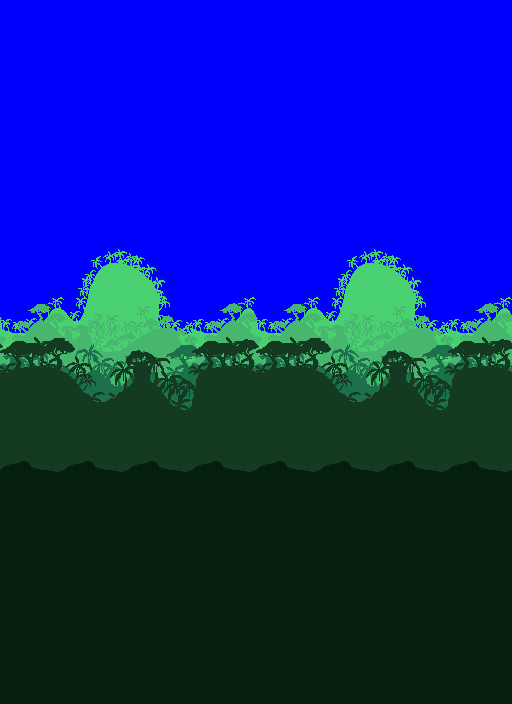

A level layout from a 2D game, rendered from its tile map. Below: a short description, then the map file with its tile-grid data intact:
An orthogonal 16x22 tile map with 32x32 px tiles, 1 tile layer (Untitled 1#layer~Layer 1#map001).

<map version="1.10" tiledversion="1.10.1" orientation="orthogonal" renderorder="right-down" width="16" height="22" tilewidth="32" tileheight="32" infinite="0" nextlayerid="2" nextobjectid="1">
 <tileset firstgid="1" name="Untitled 1#tiles.png" tilewidth="32" tileheight="32" tilecount="40" columns="8">
  <image source="level1_bkg.png" width="256" height="160" />
 </tileset>
 <layer id="1" name="Untitled 1#layer~Layer 1#map001" width="16" height="22">
  <data encoding="csv">
1,1,1,1,1,1,1,1,1,1,1,1,1,1,1,1,
1,1,1,1,1,1,1,1,1,1,1,1,1,1,1,1,
1,1,1,1,1,1,1,1,1,1,1,1,1,1,1,1,
1,1,1,1,1,1,1,1,1,1,1,1,1,1,1,1,
1,1,1,1,1,1,1,1,1,1,1,1,1,1,1,1,
1,1,1,1,1,1,1,1,1,1,1,1,1,1,1,1,
1,1,1,1,1,1,1,1,1,1,1,1,1,1,1,1,
1,1,1,2,3,1,1,1,1,1,1,2,3,1,1,1,
1,1,4,5,6,7,1,1,1,1,4,5,6,7,1,1,
8,9,10,11,12,13,14,15,8,9,10,11,12,13,14,15,
16,17,18,19,20,21,22,23,16,17,18,19,20,21,22,23,
24,25,26,27,28,29,30,31,24,25,26,27,28,29,30,31,
32,32,33,34,35,36,37,32,32,32,33,34,35,36,37,32,
32,32,32,32,32,32,32,32,32,32,32,32,32,32,32,32,
38,39,38,39,38,39,38,39,38,39,38,39,38,39,38,39,
40,40,40,40,40,40,40,40,40,40,40,40,40,40,40,40,
40,40,40,40,40,40,40,40,40,40,40,40,40,40,40,40,
40,40,40,40,40,40,40,40,40,40,40,40,40,40,40,40,
40,40,40,40,40,40,40,40,40,40,40,40,40,40,40,40,
40,40,40,40,40,40,40,40,40,40,40,40,40,40,40,40,
40,40,40,40,40,40,40,40,40,40,40,40,40,40,40,40,
40,40,40,40,40,40,40,40,40,40,40,40,40,40,40,40
</data>
 </layer>
</map>